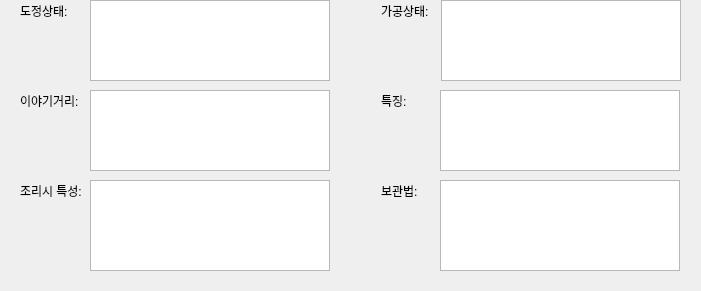
       <widget class="QWidget" name="widget_58" native="true">
        <property name="geometry">
         <rect>
          <x>-10</x>
          <y>480</y>
          <width>701</width>
          <height>291</height>
         </rect>
        </property>
        <widget class="QLabel" name="label_218">
         <property name="geometry">
          <rect>
           <x>20</x>
           <y>180</y>
           <width>71</width>
           <height>21</height>
          </rect>
         </property>
         <property name="text">
          <string>조리시 특성:</string>
         </property>
        </widget>
        <widget class="QLabel" name="label_216">
         <property name="geometry">
          <rect>
           <x>381</x>
           <y>180</y>
           <width>60</width>
           <height>21</height>
          </rect>
         </property>
         <property name="text">
          <string>보관법:</string>
         </property>
        </widget>
        <widget class="QLabel" name="label_212">
         <property name="geometry">
          <rect>
           <x>381</x>
           <y>1</y>
           <width>60</width>
           <height>20</height>
          </rect>
         </property>
         <property name="text">
          <string>가공상태:</string>
         </property>
        </widget>
        <widget class="QPlainTextEdit" name="plainTextEdit_feature_15">
         <property name="geometry">
          <rect>
           <x>440</x>
           <y>90</y>
           <width>240</width>
           <height>81</height>
          </rect>
         </property>
        </widget>
        <widget class="QPlainTextEdit" name="plainTextEdit_cooking_feature_15">
         <property name="geometry">
          <rect>
           <x>90</x>
           <y>180</y>
           <width>240</width>
           <height>91</height>
          </rect>
         </property>
        </widget>
        <widget class="QPlainTextEdit" name="plainTextEdit_tale_15">
         <property name="geometry">
          <rect>
           <x>90</x>
           <y>90</y>
           <width>240</width>
           <height>81</height>
          </rect>
         </property>
        </widget>
        <widget class="QLabel" name="label_209">
         <property name="geometry">
          <rect>
           <x>20</x>
           <y>90</y>
           <width>60</width>
           <height>21</height>
          </rect>
         </property>
         <property name="text">
          <string>이야기거리:</string>
         </property>
        </widget>
        <widget class="QPlainTextEdit" name="plainTextEdit_storage_15">
         <property name="geometry">
          <rect>
           <x>440</x>
           <y>180</y>
           <width>240</width>
           <height>91</height>
          </rect>
         </property>
        </widget>
        <widget class="QLabel" name="label_217">
         <property name="geometry">
          <rect>
           <x>381</x>
           <y>90</y>
           <width>31</width>
           <height>21</height>
          </rect>
         </property>
         <property name="text">
          <string>특징:</string>
         </property>
        </widget>
        <widget class="QLabel" name="label_208">
         <property name="geometry">
          <rect>
           <x>20</x>
           <y>1</y>
           <width>60</width>
           <height>20</height>
          </rect>
         </property>
         <property name="text">
          <string>도정상태:</string>
         </property>
        </widget>
        <widget class="QPlainTextEdit" name="plainTextEdit_polishing_state_15">
         <property name="geometry">
          <rect>
           <x>90</x>
           <y>0</y>
           <width>240</width>
           <height>81</height>
          </rect>
         </property>
        </widget>
        <widget class="QPlainTextEdit" name="plainTextEdit_processing_state_15">
         <property name="geometry">
          <rect>
           <x>441</x>
           <y>0</y>
           <width>240</width>
           <height>81</height>
          </rect>
         </property>
        </widget>
       </widget>
